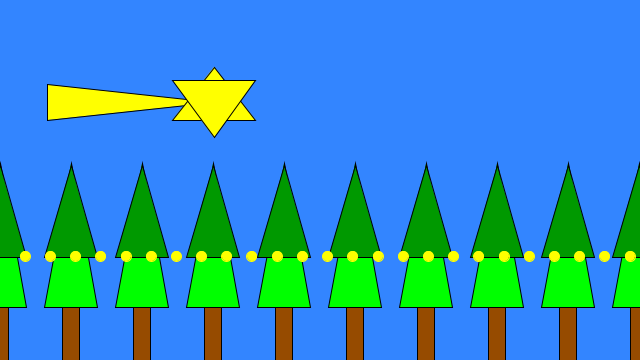
Frame 1 (no input)
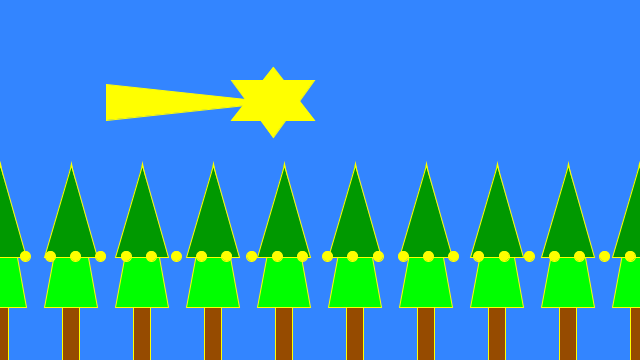
Frame 60 (the mouse pressed at the canvas centre just before this capture)
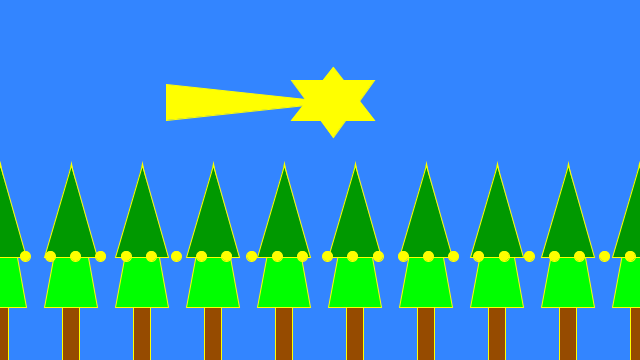
Frame 120 (the mouse held since frame 60 and released just before this capture)

The Processing sketch that drew these frames (run headless with seeded random() and noise(); from frame 60 on, the mouse is pressed at the canvas centre):

// Processing sketch: es_cometa
// ── es_cometa.pde
Cometa c1;
Catena luci;
Foresta nAlberi;
private final static int NUM = 40;

public void setup(){
  size(640,360);
  c1 = new Cometa(width/3,height-height/1.5,height-height/1.3,width/12);
  luci = new Catena(NUM);
  nAlberi = new Foresta(NUM);
  
 }

public void draw(){
  background(#3385ff);
  c1.draw();
  nAlberi.draw();
  luci.draw();
}

public void mousePressed(){
  luci.ePremuto(mouseX, mouseY);  
}

// ── Albero.pde
public class Albero{
  private float x;
  private float y;
  private float h;
  private float w;
  
  Albero(float x, float y, float w, float h){
    this.x = x;
    this.y = y;
    this.h = h;
    this.w = w;
  }
  public void draw(){
    

     fill(#964b00);  //colore tronco
     rect(x-w/2+w/3,y-y/10+h/10,w/3,h/2);
     
     fill(#00ff00);  //colore corpo albero
     triangle(x-w/2, y, x, y-h, x+w/2, y);
     
     fill(#009900); //colore punta
     triangle(x-w/2, y-50, x, y-(h/2)-70, x+w/2, y-50);
     
     
  }
  

}
  

// ── Catena.pde
class Catena{
  private Luce[] luci;
  private float num2 = 0.6;
  
  public Catena(int max){       
    luci = new Luce[max];
    for(int b = 0; b<max; b++){
      luci[b] = new Luce(width/15 * num2, width/2.5, 5, true);
      num2 += 0.6;
     }
   }
   
   public void draw(){
     for(int c = 0; c<luci.length; c++){
       luci[c].draw(); 
     }
   }
   
   public void ePremuto(float mx, float my){
     for(int c = 0; c<luci.length; c++){
       luci[c].ePremuto(mx, my); 
     }
   }
   
}

// ── Cometa.pde
public class Cometa{
  private float x;
  private float y;
  private float h;
  private float w;
  private float vel = 1;
  
  
  Cometa(float x, float y, float w, float h ){
    this.x = x;
    this.y = y;
    this.h = h;
    this.w = w;
  }
  public void draw(){
    move();

     fill(#ffff00);  //colore
     
     triangle(x,y-h/3,x-w*2,y-h/1.5,(x+w/2)-w*2.5,y);  //operazioni per creare i triangoli della stella
     triangle(x-w/2,y,x,y-h,x+w/2,y);
     triangle(x-w/2,y-y/3,x,y+h/3,x+w/2,y-y/3);     
  }
  
    void move() {
  x += vel;
  if (x > width) {
    x = 0; 
  }
  }  
  
  
  
}


// ── FioccodiNeve.pde
class FioccodiNeve{

  float x = random(width);
  float y = random(height);
  float r = random(10);

  void draw(){
    fill(255, 255, 255);
   ellipse(x, y, r, r);

   y++;

   if(y > height){
     y = 0;
     x = random(width);
   }
  }
}

// ── Foresta.pde
class Foresta {
 
  private Albero[] nAlberi;
    

public Foresta (int max){
  nAlberi = new Albero[max];
 for (int a=0; a<NUM; a++){
    nAlberi[a] = new Albero(width/9 * a, height/1.17, width/12, height/2.5);
  }
}

 void draw() {
  for(int b=0; b<NUM; b++){
    nAlberi[b].draw(); 
}







}}

// ── Luce.pde
class Luce{
  private float x;
  private float y;
  private float r;
  private boolean accesa;
  private static final color luce_accesa = #ffff00;
  private static final color luce_spenta = #c0c0c0;
  
  Luce(float x, float y, float r, boolean accesa){      //per confrontare due stringhe stringa1.equals(stringa2);
    this.x=x;
    this.y=y;
    this.r=r;
    this.accesa = accesa;
  }
  
  public void draw(){
    if (accesa){
      fill(luce_accesa);
      stroke(luce_accesa);
      circle(x,y,r*2);
    }
    else{
      fill(luce_spenta);
      stroke(luce_spenta);
      circle(x,y,r*2);
    }
  }
  
  public boolean ePremuto(float mx, float my){
    float dx = mx-x;        //per avere la distanza
    float dy = my-y;
    boolean ris = false;
    
    if(dx*dx+dy*dy < r*r){      //teorema pitagora
      accesa = !accesa;        //inversione
      ris = true;
    }
    return ris;
  }
}
